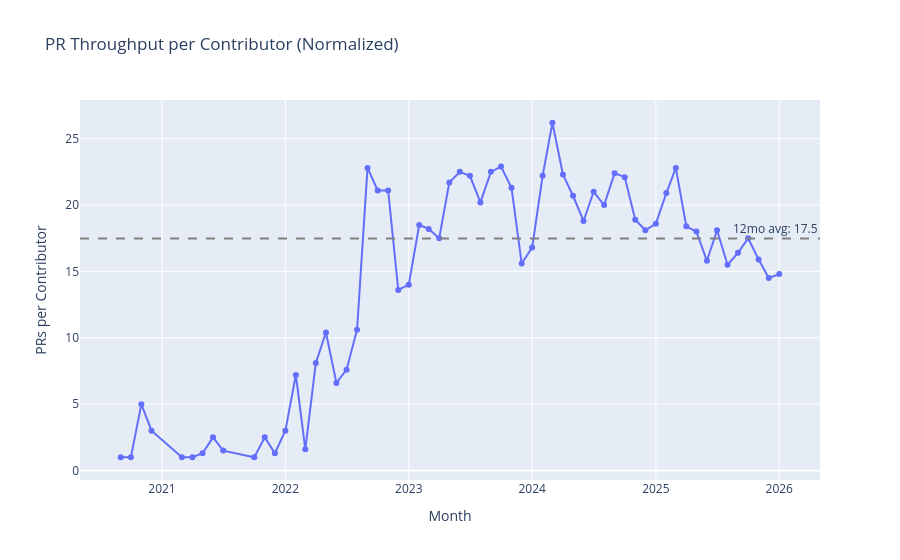

The code cell stored with this chart in its notebook:
### Markdown cell above
## 3. Throughput per Contributor (Normalized)

This tells us if productivity per person is improving, or if throughput growth is just from hiring.

### Code cell
# Visualize per-capita throughput
fig = px.line(df_monthly, x='month', y='prs_per_contributor',
              title='PR Throughput per Contributor (Normalized)',
              markers=True)
fig.update_layout(yaxis_title='PRs per Contributor', xaxis_title='Month')

# Add 12-month average line
recent_12mo = df_monthly[df_monthly['month_dt'] >= df_monthly['month_dt'].max() - pd.DateOffset(months=12)]
avg_per_capita_12mo = recent_12mo['prs_per_contributor'].mean()
fig.add_hline(y=avg_per_capita_12mo, line_dash="dash", line_color="gray",
              annotation_text=f"12mo avg: {avg_per_capita_12mo:.1f}")

fig.show()

print(f"\nBaseline (last 12 months): {avg_per_capita_12mo:.1f} PRs per contributor per month")

### Figure 1 — Plotly figure (JSON) as saved in the notebook; plotly's stock layout.template omitted (floating-point values rounded to 4 significant figures)
{"data": [{"hovertemplate": "month=%{x}<br>prs_per_contributor=%{y}<extra></extra>", "legendgroup": "", "line": {"color": "#636efa", "dash": "solid"}, "marker": {"symbol": "circle"}, "mode": "lines+markers", "name": "", "orientation": "v", "showlegend": false, "type": "scatter", "x": ["2020-09-01", "2020-10-01", "2020-11-01", "2020-12-01", "2021-03-01", "2021-04-01", "2021-05-01", "2021-06-01", "2021-07-01", "2021-10-01", "2021-11-01", "2021-12-01", "2022-01-01", "2022-02-01", "2022-03-01", "2022-04-01", "2022-05-01", "2022-06-01", "2022-07-01", "2022-08-01", "2022-09-01", "2022-10-01", "2022-11-01", "2022-12-01", "2023-01-01", "2023-02-01", "2023-03-01", "2023-04-01", "2023-05-01", "2023-06-01", "2023-07-01", "2023-08-01", "2023-09-01", "2023-10-01", "2023-11-01", "2023-12-01", "2024-01-01", "2024-02-01", "2024-03-01", "2024-04-01", "2024-05-01", "2024-06-01", "2024-07-01", "2024-08-01", "2024-09-01", "2024-10-01", "2024-11-01", "2024-12-01", "2025-01-01", "2025-02-01", "2025-03-01", "2025-04-01", "2025-05-01", "2025-06-01", "2025-07-01", "2025-08-01", "2025-09-01", "2025-10-01", "2025-11-01", "2025-12-01", "2026-01-01"], "xaxis": "x", "y": [1.0, 1.0, 5.0, 3.0, 1.0, 1.0, 1.3, 2.5, 1.5, 1.0, 2.5, 1.3, 3.0, 7.2, 1.6, 8.1, 10.4, 6.6, 7.6, 10.6, 22.8, 21.1, 21.1, 13.6, 14.0, 18.5, 18.2, 17.5, 21.7, 22.5, 22.2, 20.2, 22.5, 22.9, 21.3, 15.6, 16.8, 22.2, 26.2, 22.3, 20.7, 18.8, 21.0, 20.0, 22.4, 22.1, 18.9, 18.1, 18.6, 20.9, 22.8, 18.4, 18.0, 15.8, 18.1, 15.5, 16.4, 17.5, 15.9, 14.5, 14.8], "yaxis": "y"}], "layout": {"annotations": [{"showarrow": false, "text": "12mo avg: 17.5", "x": 1, "xanchor": "right", "xref": "x domain", "y": 17.48, "yanchor": "bottom", "yref": "y"}], "legend": {"tracegroupgap": 0}, "shapes": [{"line": {"color": "gray", "dash": "dash"}, "type": "line", "x0": 0, "x1": 1, "xref": "x domain", "y0": 17.48, "y1": 17.48, "yref": "y"}], "title": {"text": "PR Throughput per Contributor (Normalized)"}, "xaxis": {"anchor": "y", "domain": [0, 1], "title": {"text": "Month"}}, "yaxis": {"anchor": "x", "domain": [0, 1], "title": {"text": "PRs per Contributor"}}}}
